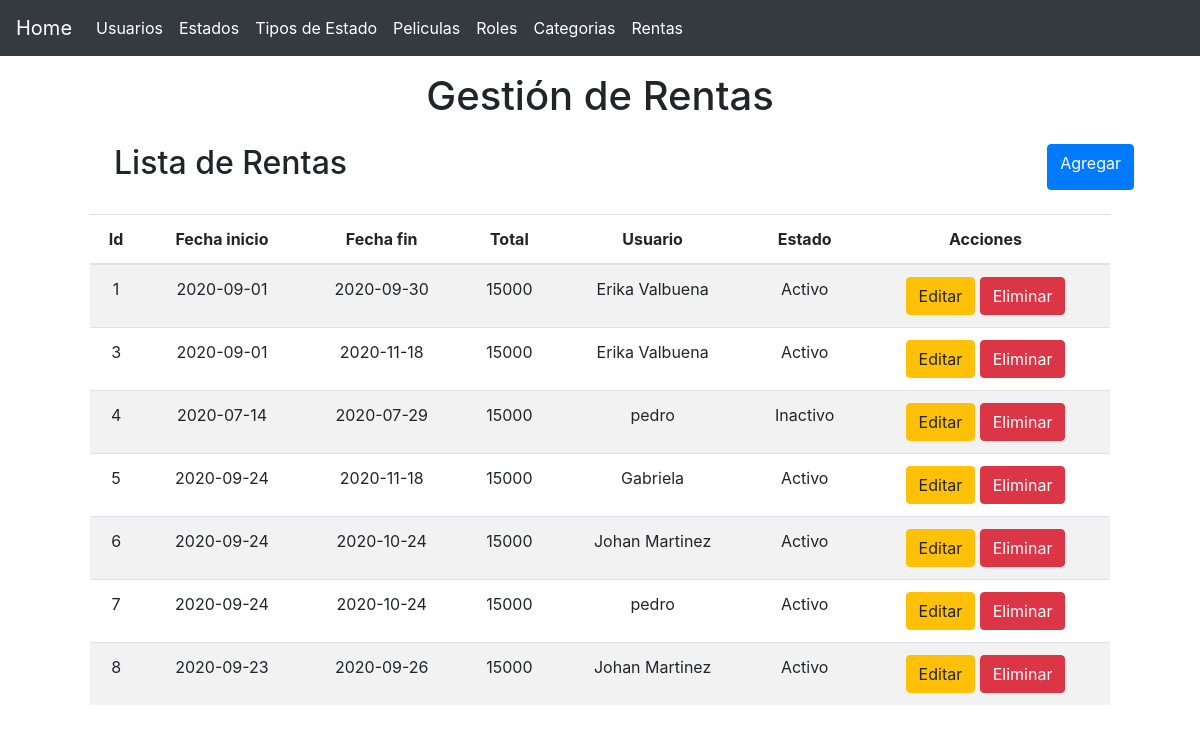
Screenshot of /?controller=rental with the database file from the repository.
### tables this page shows
CREATE TABLE `rentals` (
  `id` int(11) NOT NULL,
  `start_date` date NOT NULL,
  `end_date` date DEFAULT NULL,
  `total` int(11) DEFAULT NULL,
  `user_id` int(11) NOT NULL,
  `statuses_id` int(11) NOT NULL
);

CREATE TABLE `users` (
  `id` int(11) NOT NULL,
  `name` varchar(45) NOT NULL,
  `email` varchar(45) NOT NULL,
  `password` varchar(45) NOT NULL,
  `role_id` int(11) NOT NULL,
  `status_id` int(11) NOT NULL
);

CREATE TABLE `statuses` (
  `id` int(11) NOT NULL,
  `name` varchar(45) NOT NULL,
  `type_statuses_id` int(11) NOT NULL
);

### controllers/RentalController.php (called while the page is built, shortened)
<?php
require 'models/Rental.php';
class RentalController
{
    private $RentalModel;
    public function __construct()
    {
        $this ->RentalModel = new Rental;
    }
    public function index()
    {
    	require 'views/layout.php';
        $Rentals = $this ->RentalModel -> getAll();
        require 'views/Rental/list.php';
    }
}

### models/Rental.php (called while the page is built, shortened)
    <?php
class Rental
{
    public function __construct()
    {
        try {
            $this->pdo = new Database;
        } catch (PDOException $e) {
            die($e->getMessage());
        }
    }
    public function getAll()
    {
        try {
            $strSql = "SELECT r.*, s.name as status, u.name as user FROM rentals r INNER JOIN  statuses s ON s.Id=r.statuses_id INNER JOIN users u ON u.id=r.user_id ORDER BY r.id ASC";
            $query = $this->pdo->select($strSql);
            return $query;
        } catch (PDOException $e) {
            die($e->getMessage());
        }
    }
}

### providers/Database.php (called while the page is built, shortened)
<?php
class Database extends PDO
{
    public function select($strSql, $arrayData = array(), $fetchMode = PDO::FETCH_OBJ)
    {
    	$query = $this->prepare($strSql);
    	if( !$query->execute() ) {
    		echo "Error, la consulta no se realizó";
    	} else {
    		return $query->fetchAll($fetchMode);
    	}
    }
}

### views/Rental/list.php (the view)
<main class="container">
<main class="container">
	<section class="col-md-12 text-center">
		<div class="mt-3">
			<h1>Gestión de Rentas</h1>
		</div>
		<div class="col-md-12 m-4 d-flex justify-content-between">
			<h2>Lista de Rentas</h2>
			<a href="?controller=Rental&method=add" class="btn btn-primary">Agregar</a>
		</div>
		<section class="col-md-12 flex-nowrap table-responsive">
			<table class="table table-striped table-hover">
				<thead>
					<tr>
						<th>Id</th>
						<th>Fecha inicio</th>
						<th>Fecha fin</th>
						<th>Total</th>
                        <th>Usuario</th>
                        <th>Estado</th>
						<th>Acciones</th>
					</tr>
				</thead>
				<tbody>
					<?php foreach($Rentals as $rental): ?>
						<tr>
							<td><?php echo $rental->id ?></td>
							<td><?php echo $rental->start_date ?></td>
							<td><?php echo $rental->end_date ?></td>
							<td><?php echo $rental->total ?></td>
                            <td><?php echo $rental->user ?></td>
                            <td><?php echo $rental->status ?></td>
							<td>
								<a href="?controller=rental&method=edit&id=<?php echo $rental->id?>" class="btn btn-warning" title="Editar Usuario">Editar</a>
								<a href="?controller=rental&method=delete&id=<?php echo $rental->id?>" class="btn btn-danger" title="Eliminar Usuario">Eliminar</a>
							</td>
						</tr>
					<?php endforeach ?>
				</tbody>
			</table>
		</section>
	</section>
</main>

### rows the page displays
rentals: id "1", start_date "2020-09-01", end_date "2020-09-30", total "15000", user.name "Erika Valbuena", statuses.name "Activo"
rentals: id "3", start_date "2020-09-01", end_date "2020-11-18", total "15000", user.name "Erika Valbuena", statuses.name "Activo"
rentals: id "4", start_date "2020-07-14", end_date "2020-07-29", total "15000", user.name "pedro", statuses.name "Inactivo"
rentals: id "5", start_date "2020-09-24", end_date "2020-11-18", total "15000", user.name "Gabriela", statuses.name "Activo"
rentals: id "6", start_date "2020-09-24", end_date "2020-10-24", total "15000", user.name "Johan Martinez", statuses.name "Activo"
rentals: id "7", start_date "2020-09-24", end_date "2020-10-24", total "15000", user.name "pedro", statuses.name "Activo"
rentals: id "8", start_date "2020-09-23", end_date "2020-09-26", total "15000", user.name "Johan Martinez", statuses.name "Activo"
